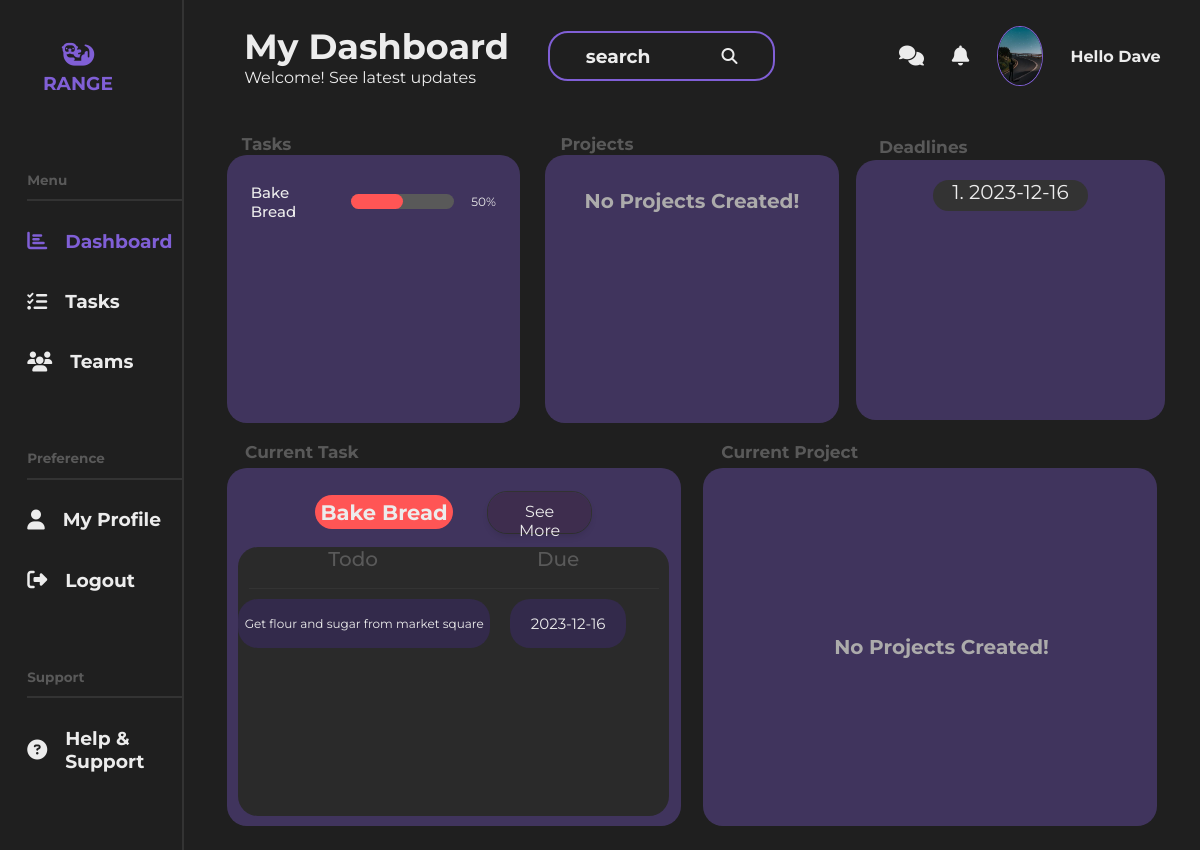
The page /dashboard (signed in) on the database as committed earlier.
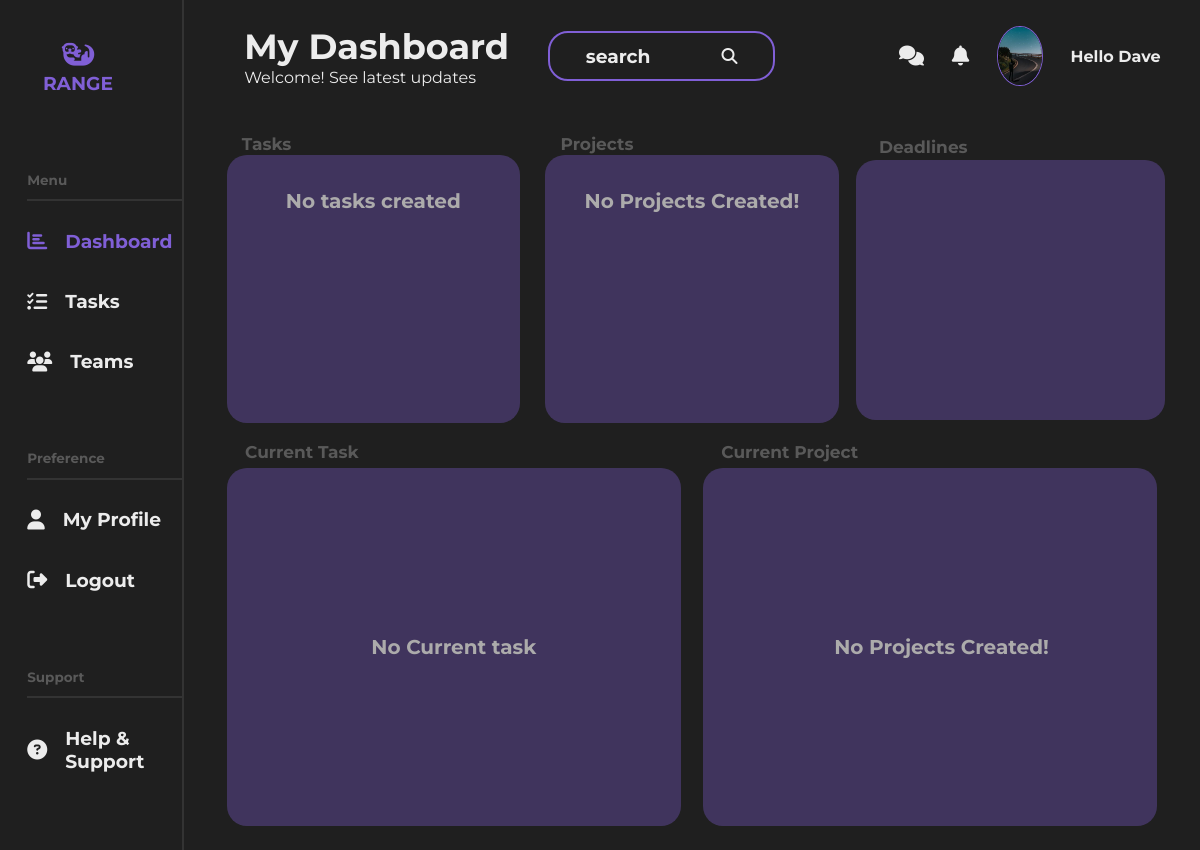
The same page on the database as committed later.
### flaskapp/models.py (models this page shows, shortened)
class User(db.Model, UserMixin):
    id = db.Column(db.Integer, primary_key=True)
    username = db.Column(db.String(20), unique=True, nullable=False)
    email = db.Column(db.String(120), unique=True, nullable=False)
    image_file = db.Column(db.String(20), nullable=False,
                           default='default.jpg')
    password = db.Column(db.String(60), nullable=False)
    tasks = db.relationship('Task', backref='creator', lazy=True)

class Task(db.Model):
    id = db.Column(db.Integer, primary_key=True)
    title = db.Column(db.String(30), nullable=False, default='Task')
    date_created = db.Column(
        db.DateTime, nullable=False, default=datetime.utcnow)
    priority = db.Column(db.String(30), nullable=False, default='Mid')
    todo = db.Column(db.Text, nullable=False)
    date_due = db.Column(db.String(20), nullable=False, default='No due date')
    user_id = db.Column(db.Integer, db.ForeignKey('user.id'), nullable=False)

### flaskapp/routes.py (the view)
@app.route("/")
@app.route("/dashboard")
@login_required
def dashboard():
    my_tasks = Task.query.filter_by(user_id=current_user.id).all()
    image_file = url_for('static', filename='images/' +
                         current_user.image_file)
    return render_template('dashboard.html', image_file=image_file, my_tasks=my_tasks, active_page='dashboard')

### flaskapp/models.py (called while the page is built)
@login_manager.user_loader
def load_user(user_id):
    return User.query.get(int(user_id))

### flaskapp/Templates/dashboard.html (shortened to what this page needs)
{% extends "layout.html" %}
{% block mainheader %}
<section class="dashboard">
  <div class="dash-header">
    <div class="title-search">
      <div class="dash-title">
        <h2>My Dashboard</h2>
        <p>Welcome! See latest updates</p>
      </div>
      <div class="search-bar">
        <h3>search</h3>
        <i class="fa-solid fa-magnifying-glass"></i>
      </div>
    </div>
    <div class="profile-pic">
      <i class="fa-solid fa-comments"></i>
      <i class="fa-solid fa-bell"></i>
      <img src="{{ image_file }}" alt="profile picture" />
      <h4>Hello {{ current_user.username }}</h4>
    </div>
  </div>
  <div class="dash-body">
    <div class="dash-top">
      <div class="dash-tasks">
        <h2>Tasks</h2>
        <div class="progress">
          {% if my_tasks %}
          {% for task in my_tasks %}
          <div class="further-progress">
            <h3>{{ task.title }}</h3>
            <div class="shell">
              <div class="task-{{ task.priority }}"></div>
            </div>
            <p>50%</p>
          </div>
          {% endfor %}
          {% else %}
          <h4 class="no">No tasks created</h4>
          {% endif %}
        </div>
      </div>
      <div class="dash-collaborations">
        <h2>Projects</h2>
        <div class="progress">
          {% if projects %}
          {% else %}
          <h4 class="no">No Projects Created!</h4>
          {% endif %}
        </div>
      </div>
      <div class="dash-deadlines">
        <h2>Deadlines</h2>
        <div class="progress-2">
          {% for task in my_tasks %}
          <h3>{{ task.id }}. {{ task.date_due }}</h3>
          {% endfor %}
        </div>
      </div>
    </div>
    <div class="dash-bottom">
      <div class="current-task">
        <h2>Current Task</h2>
        <div class="current-progress">
          {% if my_tasks %}
        <div class="each-task">
          <div class="title-update-2">
            <div class="task-2-{{ my_tasks[-1].priority }}">
              <h3>{{ my_tasks[-1].title }}</h3>
            </div>
            <a href="{{ url_for('tasks') }}" class="updateBtn">
              <button onclick="updateForm()">See More</button>
            </a>
          </div>
          <div class="desc-due-comp">
            <div class="table-head">
              <h2>Todo</h2>
              <h2>Due</h2>
            </div>
            <div class="smallest-1">
              <p class="todd">{{ my_tasks[-1].todo }}</p>
              <h4 class="dodd">{{ my_tasks[-1].date_due }}</h4>
            </div>
          </div>
        </div>
        {% else %}
        <h4 class="no">No Current task</h4>
        {% endif %}
        </div>
      </div>
      <div class="current-project">
        <h2>Current Project</h2>
        <div class="current-progress">
          <div class="curr-proj">
            <h2 class="no">No Projects Created!</h2>
          </div>
        </div>
      </div>
    </div>
  </div>
</section>
{% endblock mainheader %}

### flaskapp/Templates/layout.html (shortened to what this page needs)
<!DOCTYPE html>
<html lang="en">
  <head>
    <link rel="stylesheet" href="{{ url_for('static', filename='styles/calendar.css') }}">
    <link
      rel="stylesheet"
      href="{{ url_for('static', filename='styles/profile.css') }}"
    />
    <link
      rel="stylesheet"
      href="{{ url_for('static', filename='styles/dashboard.css') }}"
    />
    <link
      rel="stylesheet"
      href="{{ url_for('static', filename='styles/tasks.css') }}"
    />
    <link
      rel="stylesheet"
      href="{{ url_for('static', filename='styles/update.css') }}"
    />
    <link
      rel="stylesheet"
      href="{{ url_for('static', filename='styles/support.css') }}"
    />
    <link
      rel="stylesheet"
      href="https://cdnjs.cloudflare.com/ajax/libs/font-awesome/6.4.2/css/all.min.css"
    />
  </head>
  <body>
    <main>
      <section class="navbar">
        <div class="logo">
          <a class="{% if active_page == 'dashboard' %}active{% endif %}" href="{{ url_for('dashboard') }}">
            <i class="fa-solid fa-otter"></i>
            <h3>RANGE</h3>
          </a>
        </div>
        <div class="nav-content">
          <div class="nav-sect">
            <div class="title">
              <h2>Menu</h2>
            </div>
            <div class="nav-select">
              <div class="select">
                <a class="{% if active_page == 'dashboard' %}active{% endif %}" href="{{ url_for('dashboard') }}">
                  <i class="fa-solid fa-chart-bar"></i>
                  <h3>Dashboard</h3>
                </a>
              </div>
              <div class="select">
                <a class="{% if active_page == 'tasks' %}active{% endif %}" href="{{ url_for('tasks') }}">
                  <i class="fa-solid fa-list-check"></i>
                  <h3>Tasks</h3>
                </a>
              </div>
              <div class="select">
                <a href="">
                  <i class="fa-solid fa-users"></i>
                  <h3>Teams</h3>
                </a>
              </div>
            </div>
          </div>
          <div class="nav-sect">
            <div class="title">
              <h2>Preference</h2>
            </div>
            <div class="nav-select">
              <div class="select">
                <a class="{% if active_page == 'profile' %}active{% endif %}" href="{{ url_for('profile') }}">
                  <i class="fa-solid fa-user"></i>
                  <h3>My Profile</h3>
                </a>
              </div>
              <div class="select">
                <a href="{{ url_for('logout') }}">
                  <i class="fa-solid fa-right-from-bracket"></i>
                  <h3>Logout</h3>
                </a>
              </div>
            </div>
          </div>
          <div class="nav-sect">
            <div class="title">
              <h2>Support</h2>
            </div>
            <div class="nav-select">
              <div class="select">
                <a
               class="{% if active_page == 'support' %}active{% endif %}" href="{{ url_for('support') }}">
                  <i class="fa-solid fa-circle-question"></i>
                  <h3>Help & Support</h3>
                </a>
              </div>
            </div>
          </div>
        </div>
      </section>
      {% block mainheader %} {% endblock mainheader %}
    </main>
  </body>
</html>

### flaskapp/static/styles/profile.css (style rules this page uses)
* { font-family: "Montserrat", sans-serif; }
body { margin: 0; padding: 0; color: #ececec; background: #1f1f1f; }
main { display: flex; width: 100%; height: 100%; padding: 0; }
main a { text-decoration: none; width: 70%; margin: 0; padding: 0; color: #333; }
.navbar { display: flex; flex-direction: column; width: 16%; padding: 40px; padding-top: 10px; padding-left: 1.6%; border-right: 2px solid #333; height: 100vh; padding-right: 0; }
.navbar a { display: flex; flex-direction: row; align-items: center; color: #ececec; }
.logo { width: 60%; height: 15%; display: flex; justify-content: center; align-items: center; justify-self: center; margin-left: 10px; border-radius: 20px; margin-bottom: 5px; }
.logo a { display: flex; flex-direction: column; justify-content: center; align-items: center; color: #805fd6; }
.logo i { font-size: 26px; margin: 2px; color: #805fd6; }
.logo h3 { margin: 2px; }
.nav-content { height: 87%; display: flex; flex-direction: column; justify-content: space-around; border-radius: 20px; padding-left: 8px; margin-top: 0; }
.nav-sect { margin-top: 10px; display: flex; flex-direction: column; justify-content: space-between; }
.title { border-bottom: 2px solid #333; font-size: 9px; color: #595959; }
.nav-select { margin-top: 10px; }
.select a { display: flex; align-items: center; padding: 0; margin: 0; width: 100%; }
.select i { margin-right: 8px; font-size: 20px; }
.select h3 { position: relative; left: 10px; }
.profile-pic { margin: 0; width: 30%; display: flex; align-items: center; justify-content: space-around; }
.profile-pic img { width: 15%; height: 57%; border-radius: 50%; border: 1px solid #805fd6; }
.profile-pic i { font-size: 20px; }
.navbar .active { color: #805fd6; }

### flaskapp/static/styles/dashboard.css (style rules this page uses)
* { font-family: "Montserrat", sans-serif; }
body { margin: 0; padding: 0; color: #ececec; background: #1f1f1f; }
main { display: flex; width: 100%; height: 100%; padding: 0; }
.dashboard { width: 100%; margin: 0; padding: 0; display: flex; flex-direction: column; }
.dash-header { width: 95%; height: 12%; padding: 5px; display: flex; flex-direction: row; justify-content: space-between; align-self: center; }
.title-search { display: flex; flex-direction: row; justify-content: space-between; align-items: center; width: 55%; margin: 0; padding-left: 35px; }
.dash-title { display: flex; flex-direction: column; justify-content: center; width: 50%; padding-left: 0; }
.dash-title h2 { font-size: 35px; margin: 0; }
.dash-title p { margin: 0; }
.search-bar { display: flex; flex-direction: row; width: 42%; align-items: center; justify-content: space-around; height: 45%; border: 2px solid #805fd6; border-radius: 20px; }
.dash-body { display: flex; flex-direction: column; width: 95%; height: 85%; border-radius: 20px; justify-self: center; align-self: center; padding-top: 10px; justify-content: space-evenly; }
.dash-top { display: flex; flex-direction: row; align-items: center; justify-content: space-evenly; width: 100%; height: 40%; padding: 0; }
.dash-tasks, .dash-collaborations, .dash-deadlines { display: flex; flex-direction: column; align-items: center; justify-content: space-evenly; width: 32%; height: 100%; }
.dash-body h2 { font-size: 17px; color: #595959; margin: 0; align-self: flex-start; margin-left: 23px; }
.progress { width: 95%; height: 90%; background: #815fd657; border-radius: 20px; display: flex; flex-direction: column; align-items: center; overflow-y: auto; overflow-x: auto; padding-top: 8px; }
.no , .progress h2 { font-size: 20px; color: #acabab; align-self: center; justify-self: center; }
.dash-bottom { display: flex; flex-direction: row; align-items: center; justify-content: space-evenly; width: 100%; height: 55%; padding: 0; align-self: center; }
.current-task, .current-project { width: 48%; height: 100%; display: flex; flex-direction: column; align-items: center; justify-content: space-evenly; }
.current-progress { width: 98%; height: 90%; border-radius: 20px; background: #815fd657; display: flex; align-items: center; justify-content: center; }
.progress-2 { width: 100%; height: 90%; background: #815fd657; border-radius: 20px; display: flex; flex-direction: column; align-items: center; overflow-y: auto; }
.curr-proj h2 { font-size: 20px; color: #acabab; }

Rows that differ between the two databases and show on the page:
removed Task: title "Bake Bread", id "1", date_due "2023-12-16", todo "Get flour and sugar from market square"
Other text that changed with them:
text no longer shown: "See More Todo Due"
text now shown: "No tasks created No Current task"
